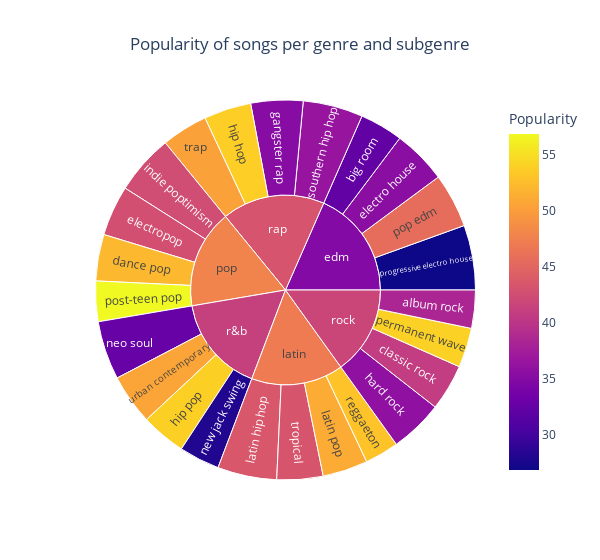

Notebook cell for this chart:
### Code cell
import plotly.express as px

fig = px.sunburst(df, path=['playlist_genre', 'playlist_subgenre'], color='track_popularity', labels={'track_popularity': 'Popularity'}, title='Popularity of songs per genre and subgenre')

fig.update_traces(
    hovertemplate="<b>%{label}</b><br><br>Count=%{value}<br>Popularity=%{color:.2f}<extra></extra>"
)

fig.update_layout(title_x=0.5, width = 600)

fig.show()

### Figure 1 — Plotly figure (JSON) as saved in the notebook; plotly's stock layout.template omitted (floating-point values rounded to 4 significant figures)
{"data": [{"branchvalues": "total", "customdata": [[52.08], [56.83], [42.73], [42.48], [53.77], [36.47], [35.19], [50.31], [38.32], [40.81], [54.0], [35.84], [43.33], [51.1], [52.93], [43.48], [50.52], [53.84], [28.03], [32.69], [35.51], [32.28], [45.69], [26.87], [47.74], [43.24], [41.73], [47.04], [41.22], [34.83]], "domain": {"x": [0, 1], "y": [0, 1]}, "hovertemplate": "<b>%{label}</b><br><br>Count=%{value}<br>Popularity=%{color:.2f}<extra></extra>", "ids": ["pop/dance pop", "pop/post-teen pop", "pop/electropop", "pop/indie poptimism", "rap/hip hop", "rap/southern hip hop", "rap/gangster rap", "rap/trap", "rock/album rock", "rock/classic rock", "rock/permanent wave", "rock/hard rock", "latin/tropical", "latin/latin pop", "latin/reggaeton", "latin/latin hip hop", "r&b/urban contemporary", "r&b/hip pop", "r&b/new jack swing", "r&b/neo soul", "edm/electro house", "edm/big room", "edm/pop edm", "edm/progressive electro house", "pop", "rap", "rock", "latin", "r&b", "edm"], "labels": ["dance pop", "post-teen pop", "electropop", "indie poptimism", "hip hop", "southern hip hop", "gangster rap", "trap", "album rock", "classic rock", "permanent wave", "hard rock", "tropical", "latin pop", "reggaeton", "latin hip hop", "urban contemporary", "hip pop", "new jack swing", "neo soul", "electro house", "big room", "pop edm", "progressive electro house", "pop", "rap", "rock", "latin", "r&b", "edm"], "marker": {"coloraxis": "coloraxis", "colors": [52.08, 56.83, 42.73, 42.48, 53.77, 36.47, 35.19, 50.31, 38.32, 40.81, 54.0, 35.84, 43.33, 51.1, 52.93, 43.48, 50.52, 53.84, 28.03, 32.69, 35.51, 32.28, 45.69, 26.87, 47.74, 43.24, 41.73, 47.04, 41.22, 34.83]}, "name": "", "parents": ["pop", "pop", "pop", "pop", "rap", "rap", "rap", "rap", "rock", "rock", "rock", "rock", "latin", "latin", "latin", "latin", "r&b", "r&b", "r&b", "r&b", "edm", "edm", "edm", "edm", "", "", "", "", "", ""], "type": "sunburst", "values": [1298, 1129, 1408, 1672, 1322, 1674, 1456, 1291, 1065, 1296, 1105, 1485, 1288, 1262, 948, 1655, 1405, 1256, 1133, 1637, 1511, 1206, 1517, 1809, 5507, 5743, 4951, 5153, 5431, 6043]}], "layout": {"coloraxis": {"colorbar": {"title": {"text": "Popularity"}}, "colorscale": [[0, "#0d0887"], [0.1111, "#46039f"], [0.2222, "#7201a8"], [0.3333, "#9c179e"], [0.4444, "#bd3786"], [0.5556, "#d8576b"], [0.6667, "#ed7953"], [0.7778, "#fb9f3a"], [0.8889, "#fdca26"], [1, "#f0f921"]]}, "legend": {"tracegroupgap": 0}, "title": {"text": "Popularity of songs per genre and subgenre", "x": 0.5}, "width": 600}}
